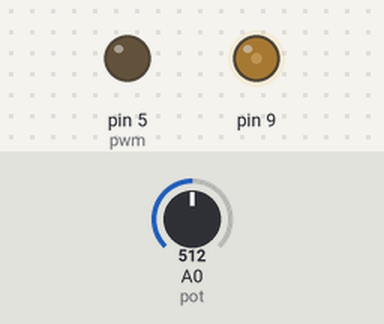
The sketch below on a simulated Arduino Uno, built with avr-gcc and run on an emulated ATmega328P. Parts: output pins drawn as LEDs (lit = HIGH). The test bench sets the inputs (shaded band); at power-on: A0 (pot) = 512. What the sketch prints to the serial monitor is not drawn.

Above: at 0.05 s.
At 1.25 s:
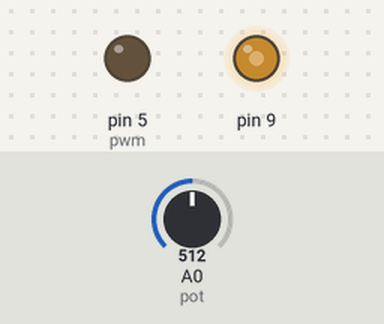
At 2.5 s:
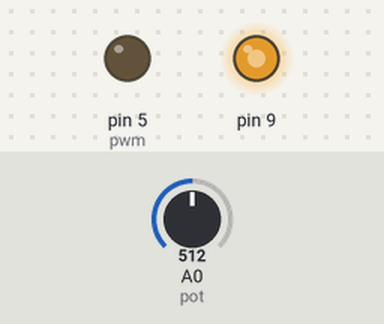
At 5.0 s:
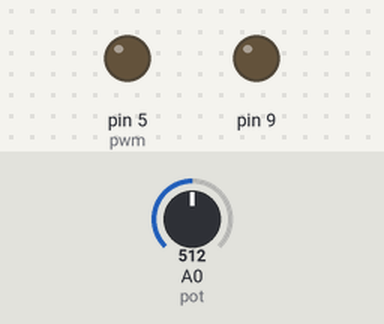
Timing chart, 0 to 6.5 s (numbered marks = the images above):
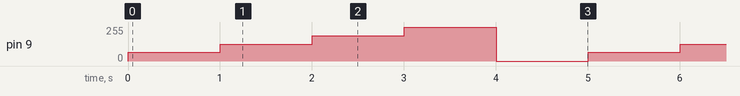

Measured:
- by itself, pin 9: repeats every 5.0 s: 127/255 1.0 s, 191/255 1.0 s, 255/255 1.0 s, 0/255 1.0 s, 64/255 1.0 s

The sketch:

arduino_inverter.ino
```cpp
#define pot A0
#define pwm 5

void setup() {
  // put your setup code here, to run once:
  Serial.begin(9600);
  pinMode(pot, INPUT);
  pinMode(pwm , OUTPUT);
}

void loop() {
  // put your main code here, to run repeatedly:
  int pot_value = analogRead(pot);
  Serial.println(pot_value);

  analogWrite(9, 64);
  delay(1000);
  analogWrite(9, 127);
  delay(1000);

  analogWrite(9, 191);
  delay(1000);

  analogWrite(9, 255);
  delay(1000);
  analogWrite(9, 0);
  delay(1000);


}
```
